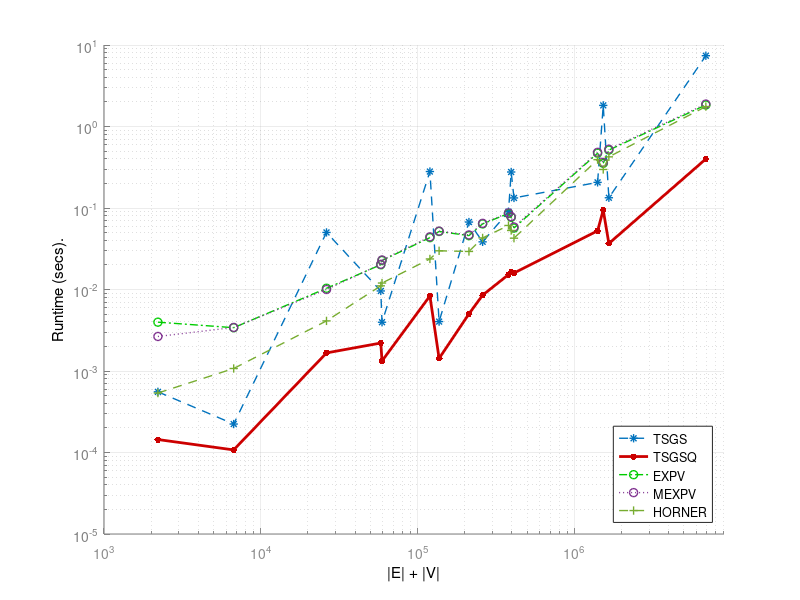

Reproduce this figure in MATLAB. (Note: this script raises an error after producing the figure.)
%%
load test_runtime

%%
nmethods = numel(methods);
loglog(record(:,1), record(:,3:(3+nmethods-1)),'.-');
myleg = {};
for i=1:nmethods
    myleg{i} = methods{i}{2};
end
legend(myleg{:},'Location','Northwest');
legend boxoff;

%%
nmethods = numel(methods);
errorbar(record(:,1)*ones(1,nmethods), record(:,3:(3+nmethods-1)), record(:,(2+nmethods+1):end));
set(gca,'XScale','log');
set(gca,'YScale','log');

%%

%%
[~,p] = sort(record(:,1)+record(:,2));
nmethods = numel(methods);
h=loglog(record(p,1)+record(p,2), record(p,3:(3+nmethods-1)),'.-');
set(gca,'LineWidth',0.8','XColor',0.55*[1,1,1],'YColor',0.5*[1,1,1]);
set(h(1),'Marker','*','LineStyle','--','LineWidth',1);
set(h(2),'LineStyle','-','LineWidth',2,'Color',[0.8,0,0],'MarkerSize',15);
set(h(3),'LineStyle','-.','LineWidth',1,'Marker','o','Color',[0,0.8,0]);
set(h(4),'LineStyle',':','LineWidth',1,'Marker','o');
set(h(5),'LineStyle','--','Marker','+','LineWidth',1);
ylim([1e-5,10]);
xlim([1e3,9e6]);
myleg = {};
for i=1:nmethods
    myleg{i} = methods{i}{2};
end
legend(myleg{:},'Location','Southeast');
box off;
grid on;
grid minor;
set(gca,'GridLineStyle','-');
set(gca,'GridLineStyle','-');
xlabel('|E| + |V|','Color','k');
ylabel('Runtime (secs).','Color','k');
set_figure_size([4,3]);
print(gcf,'figures/runtime.eps','-depsc2');